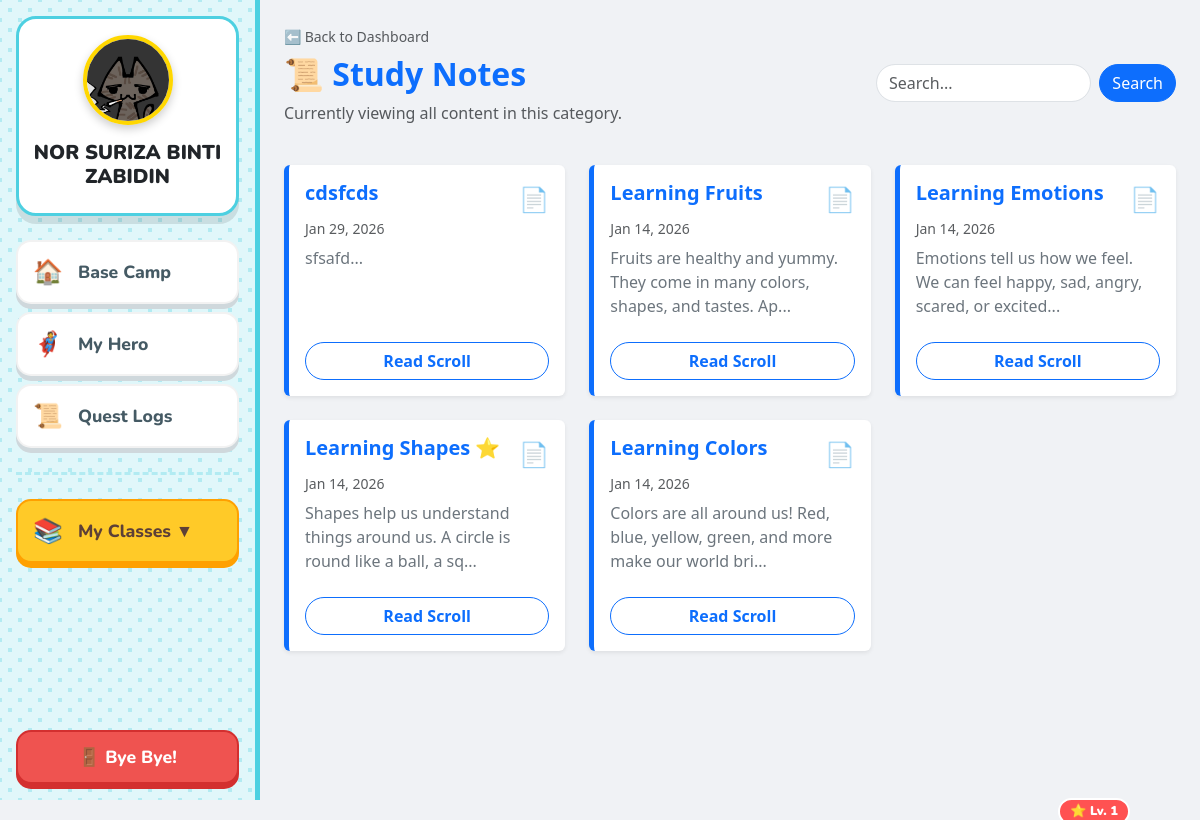
Page /student/view_all.php (signed in) on the committed database.
### tables this page shows
CREATE TABLE `materials` (
  `material_id` int(11) NOT NULL,
  `week_id` int(11) DEFAULT NULL,
  `class_id` int(11) DEFAULT NULL,
  `title` varchar(100) NOT NULL,
  `description` text DEFAULT NULL,
  `type` enum('note','reading_session') DEFAULT 'note',
  `file_path` varchar(255) NOT NULL,
  `uploaded_by` int(11) NOT NULL,
  `created_at` timestamp NOT NULL DEFAULT current_timestamp(),
  `thumbnail` varchar(255) DEFAULT 'default_note.png'
);

### student/view_all.php (the view, shortened to what this page needs)
<?php
require_once '../config/db.php';
$type = $_GET['type'] ?? 'note';
$subject_id = $_GET['subject_id'] ?? null;
$search = $_GET['q'] ?? '';
$page_config = [
    'note' => ['title' => '📜 Study Notes', 'color' => 'primary', 'icon' => '📄', 'btn_text' => 'Read Scroll', 'btn_link' => 'view_note.php?id='],
    'reading_session' => ['title' => '📑 Reading Sessions', 'color' => 'info', 'icon' => '📖', 'btn_text' => 'View Document', 'btn_link' => 'view_note.php?id='],
    'video' => ['title' => '🎥 Video Gallery', 'color' => 'danger', 'icon' => '📺', 'btn_text' => 'Watch Video', 'btn_link' => 'view_video.php?id='],
    'quiz' => ['title' => '⚔️ Active Battles', 'color' => 'warning', 'icon' => '⚔️', 'btn_text' => 'Start Battle', 'btn_link' => 'take_quiz.php?id='],
];
$conf = $page_config[$type];
$page_title = $conf['title'];
$theme_color = $conf['color'];
$params = [];
$sql = "";
if ($type == 'quiz') {
    $sql = "SELECT q.*, q.quiz_id as id FROM quizzes q";
    if ($subject_id) {
        $sql .= " JOIN weeks w ON q.week_id = w.week_id";
    }
} elseif ($type == 'video') {
    $sql = "SELECT v.*, v.video_id as id FROM videos v";
    if ($subject_id) {
        $sql .= " JOIN weeks w ON v.week_id = w.week_id";
    }
} else {
    $sql = "SELECT m.*, m.material_id as id FROM materials m";
}
$clauses = [];
if ($type == 'note' || $type == 'reading_session') {
    $clauses[] = "m.type = ?";
    $params[] = $type;
}
if (count($clauses) > 0) {
    $sql .= " WHERE " . implode(' AND ', $clauses);
}
$created_col = ($type == 'quiz') ? 'quiz_id' : 'created_at';
$alias = ($type == 'quiz') ? 'q' : (($type == 'video') ? 'v' : 'm');
$sql .= " ORDER BY $alias.$created_col DESC";
try {
    $stmt = $pdo->prepare($sql);
    $stmt->execute($params);
    $items = $stmt->fetchAll(PDO::FETCH_ASSOC);
} catch (PDOException $e) {
    die("Error loading content: " . $e->getMessage());
}
?>
<!DOCTYPE html>
<html lang="en">
<head>
    <link href="https://cdn.jsdelivr.net/npm/bootstrap@5.3.0/dist/css/bootstrap.min.css" rel="stylesheet">
</head>
<body>
<div class="d-flex">
    <?php include 'sidebar.php'; ?>
    <div class="flex-grow-1 p-4" style="height: 100vh; overflow-y: auto;">
        <div class="d-flex justify-content-between align-items-center mb-4">
            <div>
                <a href="dashboard.php<?php echo $subject_id ? '?subject_id='.$subject_id : ''; ?>" class="text-decoration-none text-muted small mb-2 d-inline-block">⬅ Back to Dashboard</a>
                <h2 class="fw-bold text-<?php echo $theme_color; ?>"><?php echo $page_title; ?></h2>
                <p class="text-muted">Currently viewing all content in this category.</p>
            </div>
            <form class="d-flex" style="max-width: 300px;">
                <input class="form-control me-2 rounded-pill" type="search" name="q" placeholder="Search..." value="<?php echo htmlspecialchars($search); ?>">
                <button class="btn btn-<?php echo $theme_color; ?> rounded-pill text-white" type="submit">Search</button>
            </form>
        </div>
        <div class="row g-4">
            <?php if (count($items) > 0): ?>
                <?php foreach ($items as $item): ?>
                    <div class="col-md-6 col-lg-4">
                        <div class="card card-item h-100 shadow-sm">
                            <div class="card-body d-flex flex-column">
                                <div class="d-flex justify-content-between align-items-start mb-2">
                                    <h5 class="card-title fw-bold text-<?php echo $theme_color; ?>"><?php echo htmlspecialchars($item['title']); ?></h5>
                                    <?php if ($type != 'video'): ?>
                                        <span class="fs-4"><?php echo $conf['icon']; ?></span>
                                    <?php endif; ?>
                                </div>
                                <h6 class="card-subtitle mb-2 text-muted small">
                                    <?php
                                        echo isset($item['created_at']) ? date('M d, Y', strtotime($item['created_at'])) : 'No date';
                                    ?>
                                </h6>
                                <p class="card-text text-secondary mb-4 flex-grow-1">
                                    <?php echo htmlspecialchars(substr($item['description'] ?? '', 0, 80)) . '...'; ?>
                                </p>
                                <a href="<?php echo $conf['btn_link'] . $item['id']; ?>" class="btn btn-outline-<?php echo $theme_color; ?> w-100 fw-bold rounded-pill mt-auto stretched-link">
                                    <?php echo $conf['btn_text']; ?>
                                </a>
                            </div>
                        </div>
                    </div>
                <?php endforeach; ?>
            <?php endif; ?>
        </div>
    </div> </div>
</body>
</html>

### rows in the picture
materials: title "cdsfcds", created_at "Jan 29, 2026", description "sfsafd"
materials: title "Learning Fruits", created_at "Jan 14, 2026", description "Fruits are healthy and yummy. They come in many colors, shapes, and tastes. Ap"
materials: title "Learning Emotions", created_at "Jan 14, 2026", description "Emotions tell us how we feel. We can feel happy, sad, angry, scared, or excited"
materials: title "Learning Shapes ⭐", created_at "Jan 14, 2026", description "Shapes help us understand things around us. A circle is round like a ball, a sq"
materials: title "Learning Colors", created_at "Jan 14, 2026", description "Colors are all around us! Red, blue, yellow, green, and more make our world bri"

### other values in the picture
$_SESSION['level'] "1"
$_SESSION['full_name'] "NOR SURIZA BINTI ZABIDIN"
$page_title "📜 Study Notes"
